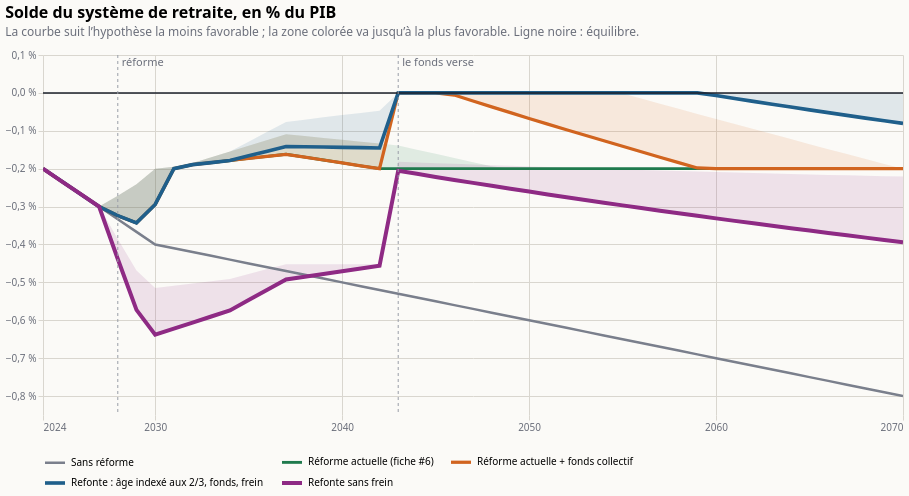

Specify this chart in Vega-Lite:
### Vega-Lite specification from a JSON file in a GitHub repository (floating-point values rounded to 4 significant figures; data arrays with more than 128 entries replaced by an {"elided": "..."} marker saying what was removed)
{"$schema": "https://vega.github.io/schema/vega-lite/v6.json", "title": {"text": "Solde du système de retraite, en % du PIB", "subtitle": "La courbe suit l’hypothèse la moins favorable ; la zone colorée va jusqu’à la plus favorable. Ligne noire : équilibre.", "anchor": "start", "fontSize": 16, "subtitleColor": "#6b6f7b", "subtitlePadding": 6, "offset": 12}, "width": 860, "height": 360, "background": "#fbfaf7", "config": {"font": "system-ui, sans-serif", "axis": {"gridColor": "#d9d6cf", "labelColor": "#6b6f7b", "domain": false, "tickColor": "#d9d6cf"}, "legend": {"orient": "bottom", "columns": 3, "labelLimit": 400, "symbolType": "stroke", "symbolOpacity": 1, "symbolStrokeWidth": 3, "symbolSize": 400}, "view": {"stroke": null}}, "data": {"values": {"elided": "235 records"}}, "encoding": {"x": {"field": "annee", "type": "quantitative", "scale": {"domain": [2024, 2070]}, "axis": {"format": "d", "title": null, "values": [2024, 2030, 2040, 2050, 2060, 2070]}}, "color": {"field": "scenario", "type": "nominal", "title": null, "sort": ["Sans réforme", "Réforme actuelle (fiche #6)", "Réforme actuelle + fonds collectif", "Refonte : âge indexé aux 2/3, fonds, frein", "Refonte sans frein"], "scale": {"domain": ["Sans réforme", "Réforme actuelle (fiche #6)", "Réforme actuelle + fonds collectif", "Refonte : âge indexé aux 2/3, fonds, frein", "Refonte sans frein"], "range": ["#7a7f8c", "#1f7a4d", "#d1641f", "#1f5f8b", "#8e2a84"]}}}, "layer": [{"mark": {"type": "area", "opacity": 0.12, "clip": true}, "encoding": {"y": {"field": "basse", "type": "quantitative", "scale": {"domain": [-0.0085, 0.001], "nice": false}, "axis": {"title": null, "labelExpr": "replace(format(datum.value * 100, '.1f'), '.', ',') + ' %'", "tickCount": 8}}, "y2": {"field": "haute"}}}, {"mark": {"type": "line", "clip": true}, "encoding": {"y": {"field": "basse", "type": "quantitative"}, "strokeWidth": {"field": "scenario", "scale": {"domain": ["Sans réforme", "Réforme actuelle (fiche #6)", "Réforme actuelle + fonds collectif", "Refonte : âge indexé aux 2/3, fonds, frein", "Refonte sans frein"], "range": [2.5, 4, 2.5, 2.5, 2.5]}}}}, {"data": {"values": [{"y": 0}]}, "mark": {"type": "rule", "strokeWidth": 1.5}, "encoding": {"x": {"value": 0}, "x2": {"value": 860}, "y": {"field": "y", "type": "quantitative"}, "color": {"value": "#1b1f2a"}}}, {"data": {"values": [{"annee": 2028, "libelle": "réforme"}, {"annee": 2043, "libelle": "le fonds verse"}]}, "mark": {"type": "rule", "strokeDash": [3, 3]}, "encoding": {"x": {"field": "annee", "type": "quantitative"}, "color": {"value": "#9a9ea8"}}}, {"data": {"values": [{"annee": 2028, "libelle": "réforme"}, {"annee": 2043, "libelle": "le fonds verse"}]}, "mark": {"type": "text", "align": "left", "baseline": "top", "dx": 4, "dy": 2}, "encoding": {"x": {"field": "annee", "type": "quantitative"}, "y": {"value": 0}, "text": {"field": "libelle"}, "color": {"value": "#6b6f7b"}}}, {"data": {"values": []}, "mark": {"type": "text", "align": "right", "baseline": "bottom", "dx": -4, "dy": -4, "fontSize": 12}, "encoding": {"x": {"field": "annee", "type": "quantitative"}, "y": {"value": 360}, "text": {"field": "libelle"}, "color": {"value": "#b3251e"}}}]}
